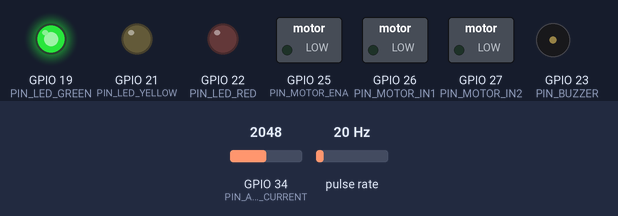
Recording of a program running on a simulated ESP32. Shown: switched loads named in the program (green lamp = pin HIGH), output pins drawn as LEDs (lit = HIGH), buzzer (waves = sounding, pin HIGH). Wiring (inferred from the names in the program): pulse sensor: data GPIO 18. The test bench sets the inputs (shaded band); at power-on: pulse rate 20 Hz, GPIO 34 (PIN_ACS712_CURRENT) = 2048. WiFi joins after 1.5 s; servers stay silent unless stated; the local clock reads 2024-03-15 10:24:30 at power-on unless the program sets it; no MQTT or app messages arrive unless stated; what the program prints to the serial monitor is not drawn.

Above: at 7.9 s.
8.0 s: pulse rate (sensor on GPIO 18) set to 17 Hz
At 11.8 s:
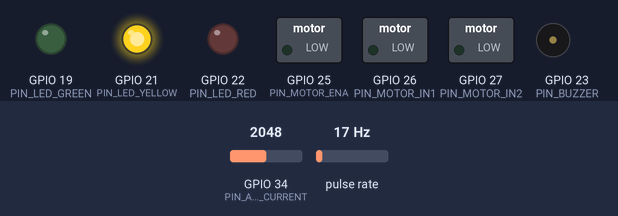
12.0 s: pulse rate (sensor on GPIO 18) set to 11 Hz
16.0 s: pulse rate (sensor on GPIO 18) set to 8 Hz
At 18.3 s:
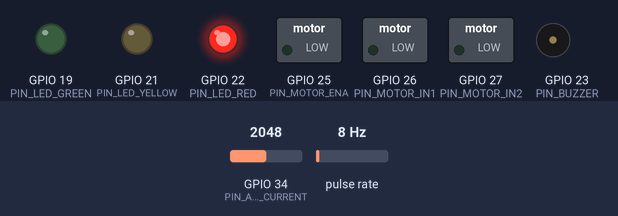
Timing chart, 0 to 19.5 s (numbered marks = the images above; inputs shaded):
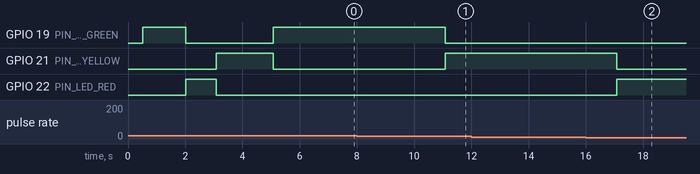

The program:

main.cpp
```cpp
/**
 * FactoryPulse AI - ESP32 Hardware Workstation Station 2 Firmware
 * Implements WiFi, MQTT, IR Pulse Counter, L298N Control, Status LEDs, and Buzzer.
 */

#include <WiFi.h>
#include <WiFiClientSecure.h>
#include <time.h>
#include "mqtt_ca.h"
#include <PubSubClient.h>
#include <ArduinoJson.h>

#include "config.h"
#include "sensors.h"

WiFiClientSecure espClient;
PubSubClient mqttClient(espClient);

unsigned long lastTelemetryTime = 0;
unsigned long lastStatusTime = 0;

void setupWiFi() {
    delay(10);
    Serial.println();
    Serial.print("[WiFi] Connecting to SSID: ");
    Serial.println(DEFAULT_WIFI_SSID);

    WiFi.mode(WIFI_STA);
    WiFi.begin(DEFAULT_WIFI_SSID, DEFAULT_WIFI_PASS);

    int attempts = 0;
    while (WiFi.status() != WL_CONNECTED && attempts < 20) {
        delay(500);
        Serial.print(".");
        attempts++;
    }

    if (WiFi.status() == WL_CONNECTED) {
        Serial.println();
        Serial.print("[WiFi] Connected! IP Address: ");
        Serial.println(WiFi.localIP());
    } else {
        Serial.println("\n[WiFi] Connection timed out. Running in offline/demo mode.");
    }
}

void onMqttMessage(char* topic, byte* payload, unsigned int length) {
    char messageBuffer[1024];
    if (length >= sizeof(messageBuffer)) length = sizeof(messageBuffer) - 1;
    memcpy(messageBuffer, payload, length);
    messageBuffer[length] = '\0';

    Serial.print("[MQTT] Message received on topic: ");
    Serial.println(topic);

    JsonDocument doc;
    DeserializationError error = deserializeJson(doc, messageBuffer);
    if (error) {
        Serial.print("[JSON] Parse error: ");
        Serial.println(error.c_str());
        return;
    }

    String topicStr = String(topic);

    // 1. Motor Command Topic
    if (topicStr == TOPIC_COMMANDS) {
        const char* action = doc["action"];
        if (!action) return;

        Serial.print("[CMD] Executing action: ");
        Serial.println(action);

        if (strcmp(action, "SET_SPEED") == 0) {
            int speedPwm = doc["speed_pwm"] | 200;
            sensors.setMotorSpeed((uint8_t)speedPwm, true);
        } else if (strcmp(action, "STOP") == 0) {
            sensors.emergencyStop();
        } else if (strcmp(action, "START") == 0) {
            sensors.setMotorSpeed(200, true);
        } else if (strcmp(action, "RESET_ALARM") == 0) {
            sensors.setStatusLEDs("NORMAL");
        }
    }
    // 2. Alert Events Topic
    else if (topicStr == TOPIC_ALERTS) {
        const char* severity = doc["severity"];
        if (severity) {
            if (strcmp(severity, "CRITICAL") == 0) {
                sensors.setStatusLEDs("CRITICAL");
                sensors.triggerAlarm(true, 500); // 500ms audible burst
            } else if (strcmp(severity, "WARNING") == 0) {
                sensors.setStatusLEDs("WARNING");
            } else if (strcmp(severity, "NORMAL") == 0) {
                sensors.setStatusLEDs("NORMAL");
            }
        }
    }
}

void reconnectMQTT() {
    if (WiFi.status() != WL_CONNECTED || time(nullptr) < 1700000000) return;

    while (!mqttClient.connected()) {
        Serial.print("[MQTT] Connecting to broker ");
        Serial.print(MQTT_BROKER_HOST);
        Serial.print("...");

        if (mqttClient.connect(MQTT_CLIENT_ID, MQTT_USER, MQTT_PASSWORD)) {
            Serial.println(" Connected!");
            mqttClient.subscribe(TOPIC_COMMANDS);
            mqttClient.subscribe(TOPIC_ALERTS);
            Serial.println("[MQTT] Subscriptions registered.");
        } else {
            Serial.print(" Failed, rc=");
            Serial.print(mqttClient.state());
            Serial.println(" (retrying in 5 seconds)");
            delay(5000);
            break; // Non-blocking retry in main loop
        }
    }
}

void publishTelemetry() {
    SensorReadings r = sensors.getReadings();

    JsonDocument doc;
    doc["schema_version"] = "1.0.0";
    doc["message_id"] = "esp32_" + String(millis());
    doc["station_id"] = "station02";
    doc["station_name"] = "Drilling/Machining (Real ESP32)";
    doc["source"] = "hardware";
    doc["rpm"] = round(r.rpm * 10.0f) / 10.0f;
    doc["cycle_time"] = round(r.cycle_time * 100.0f) / 100.0f;
    doc["throughput"] = round(r.throughput * 100.0f) / 100.0f;
    doc["utilization"] = round(r.utilization * 1000.0f) / 1000.0f;
    doc["queue_length"] = r.queue_length;
    doc["status"] = r.status;

    // Explicit null when sensors are unequipped
    if (r.has_vibration) doc["vibration"] = r.vibration;
    else doc["vibration"] = nullptr;

    if (r.has_temperature) doc["temperature"] = r.temperature;
    else doc["temperature"] = nullptr;

    if (r.has_current) doc["current"] = r.current;
    else doc["current"] = nullptr;

    char buffer[512];
    serializeJson(doc, buffer);
    mqttClient.publish(TOPIC_TELEMETRY, buffer);
    sensors.setStatusLEDs(r.status);
}

void publishDeviceStatus() {
    JsonDocument doc;
    doc["device_id"] = "motor01";
    doc["station_id"] = "station02";
    doc["wifi_rssi"] = WiFi.RSSI();
    doc["ip_address"] = WiFi.localIP().toString();
    doc["free_heap"] = ESP.getFreeHeap();
    doc["uptime_sec"] = millis() / 1000;
    doc["firmware_version"] = "1.0.0";

    char buffer[256];
    serializeJson(doc, buffer);
    mqttClient.publish(TOPIC_STATUS, buffer);
}

void setup() {
    Serial.begin(115200);
    delay(500);
    Serial.println("\n=======================================================");
    Serial.println("FactoryPulse AI — ESP32 Motor Station Firmware v1.0.0");
    Serial.println("College Engineering Demonstration Firmware");
    Serial.println("=======================================================");

    sensors.init();
    setupWiFi();

    if (WiFi.status() == WL_CONNECTED) {
        configTime(0, 0, "pool.ntp.org", "time.google.com");

        unsigned long start = millis();
        while (time(nullptr) < 1700000000 &&
               millis() - start < 15000) {
            delay(200);
        }
    }

    espClient.setCACert(MQTT_ROOT_CA);

    mqttClient.setServer(MQTT_BROKER_HOST, MQTT_BROKER_PORT);
    mqttClient.setCallback(onMqttMessage);

    // Initial safe speed (nominal)
    sensors.setMotorSpeed(0, true);
}

void loop() {
    sensors.handleLoop();

    if (WiFi.status() == WL_CONNECTED) {
        if (!mqttClient.connected()) {
            reconnectMQTT();
        }
        mqttClient.loop();
    }

    unsigned long now = millis();
    // 1. Telemetry Publishing Interval (1000ms)
    if (now - lastTelemetryTime >= SAMPLING_INTERVAL_MS) {
        lastTelemetryTime = now;
        publishTelemetry();
    }

    // 2. Device Status Heartbeat (5000ms)
    if (now - lastStatusTime >= 5000) {
        lastStatusTime = now;
        publishDeviceStatus();
    }
}
```

mqtt_ca.h
```cpp
#pragma once
static const char MQTT_ROOT_CA[] = R"PEM(
-----BEGIN CERTIFICATE-----
MIIFazCCA1OgAwIBAgIRAIIQz7DSQONZRGPgu2OCiwAwDQYJKoZIhvcNAQELBQAw
TzELMAkGA1UEBhMCVVMxKTAnBgNVBAoTIEludGVybmV0IFNlY3VyaXR5IFJlc2Vh
cmNoIEdyb3VwMRUwEwYDVQQDEwxJU1JHIFJvb3QgWDEwHhcNMTUwNjA0MTEwNDM4
WhcNMzUwNjA0MTEwNDM4WjBPMQswCQYDVQQGEwJVUzEpMCcGA1UEChMgSW50ZXJu
ZXQgU2VjdXJpdHkgUmVzZWFyY2ggR3JvdXAxFTATBgNVBAMTDElTUkcgUm9vdCBY
MTCCAiIwDQYJKoZIhvcNAQEBBQADggIPADCCAgoCggIBAK3oJHP0FDfzm54rVygc
h77ct984kIxuPOZXoHj3dcKi/vVqbvYATyjb3miGbESTtrFj/RQSa78f0uoxmyF+
0TM8ukj13Xnfs7j/EvEhmkvBioZxaUpmZmyPfjxwv60pIgbz5MDmgK7iS4+3mX6U
A5/TR5d8mUgjU+g4rk8Kb4Mu0UlXjIB0ttov0DiNewNwIRt18jA8+o+u3dpjq+sW
T8KOEUt+zwvo/7V3LvSye0rgTBIlDHCNAymg4VMk7BPZ7hm/ELNKjD+Jo2FR3qyH
B5T0Y3HsLuJvW5iB4YlcNHlsdu87kGJ55tukmi8mxdAQ4Q7e2RCOFvu396j3x+UC
B5iPNgiV5+I3lg02dZ77DnKxHZu8A/lJBdiB3QW0KtZB6awBdpUKD9jf1b0SHzUv
KBds0pjBqAlkd25HN7rOrFleaJ1/ctaJxQZBKT5ZPt0m9STJEadao0xAH0ahmbWn
OlFuhjuefXKnEgV4We0+UXgVCwOPjdAvBbI+e0ocS3MFEvzG6uBQE3xDk3SzynTn
jh8BCNAw1FtxNrQHusEwMFxIt4I7mKZ9YIqioymCzLq9gwQbooMDQaHWBfEbwrbw
qHyGO0aoSCqI3Haadr8faqU9GY/rOPNk3sgrDQoo//fb4hVC1CLQJ13hef4Y53CI
rU7m2Ys6xt0nUW7/vGT1M0NPAgMBAAGjQjBAMA4GA1UdDwEB/wQEAwIBBjAPBgNV
HRMBAf8EBTADAQH/MB0GA1UdDgQWBBR5tFnme7bl5AFzgAiIyBpY9umbbjANBgkq
hkiG9w0BAQsFAAOCAgEAVR9YqbyyqFDQDLHYGmkgJykIrGF1XIpu+ILlaS/V9lZL
ubhzEFnTIZd+50xx+7LSYK05qAvqFyFWhfFQDlnrzuBZ6brJFe+GnY+EgPbk6ZGQ
3BebYhtF8GaV0nxvwuo77x/Py9auJ/GpsMiu/X1+mvoiBOv/2X/qkSsisRcOj/KK
NFtY2PwByVS5uCbMiogziUwthDyC3+6WVwW6LLv3xLfHTjuCvjHIInNzktHCgKQ5
ORAzI4JMPJ+GslWYHb4phowim57iaztXOoJwTdwJx4nLCgdNbOhdjsnvzqvHu7Ur
TkXWStAmzOVyyghqpZXjFaH3pO3JLF+l+/+sKAIuvtd7u+Nxe5AW0wdeRlN8NwdC
jNPElpzVmbUq4JUagEiuTDkHzsxHpFKVK7q4+63SM1N95R1NbdWhscdCb+ZAJzVc
oyi3B43njTOQ5yOf+1CceWxG1bQVs5ZufpsMljq4Ui0/1lvh+wjChP4kqKOJ2qxq
4RgqsahDYVvTH9w7jXbyLeiNdd8XM2w9U/t7y0Ff/9yi0GE44Za4rF2LN9d11TPA
mRGunUHBcnWEvgJBQl9nJEiU0Zsnvgc/ubhPgXRR4Xq37Z0j4r7g1SgEEzwxA57d
emyPxgcYxn/eR44/KJ4EBs+lVDR3veyJm+kXQ99b21/+jh5Xos1AnX5iItreGCc=
-----END CERTIFICATE-----
)PEM";
```

secrets.example.h
```cpp
#pragma once

#define DEFAULT_WIFI_SSID "YOUR_WIFI_NAME"
#define DEFAULT_WIFI_PASS "YOUR_WIFI_PASSWORD"

#define MQTT_BROKER_HOST "YOUR_HIVEMQ_HOST"
#define MQTT_BROKER_PORT 8883

#define MQTT_USER "YOUR_MQTT_USERNAME"
#define MQTT_PASSWORD "YOUR_MQTT_PASSWORD"
```

sensors.h
```cpp
/**
 * FactoryPulse AI - ESP32 Sensor & Actuator Abstraction Header
 */

#ifndef SENSORS_H
#define SENSORS_H

#include <Arduino.h>

struct SensorReadings {
    float rpm;
    float cycle_time;
    float throughput;
    float utilization;
    int queue_length;
    String status; // "NORMAL", "WARNING", "CRITICAL", "STOPPED"
    bool has_vibration;
    float vibration;
    bool has_temperature;
    float temperature;
    bool has_current;
    float current;
};

class SensorManager {
public:
    SensorManager();
    void init();
    void updateRPM();
    SensorReadings getReadings();

    // Actuators
    void setMotorSpeed(uint8_t pwmSpeed, bool forward = true);
    void emergencyStop();
    void setStatusLEDs(const String& status);
    void triggerAlarm(bool enableBuzzer, int durationMs = 1000);
    void handleLoop();

    // Pulse counter ISR
    static void IRAM_ATTR onPulseInterrupt();

private:
    static volatile unsigned long pulseCount;
    static volatile unsigned long lastPulseTime;
    unsigned long lastCalculationTime;
    float currentRPM;
    float smoothedRPM;
    int simulatedQueue;

    // Optional sensor flags
    bool mpuAvailable;
    bool dhtAvailable;
    bool acsAvailable;
};

extern SensorManager sensors;

#endif // SENSORS_H
```

sensors.cpp
```cpp
/**
 * FactoryPulse AI - ESP32 Sensor & Actuator Implementation
 * Interrupt-driven optical pulse counting, motor PWM control, and sensor acquisition.
 */

#include "sensors.h"
#include "config.h"

// Static member initialization
volatile unsigned long SensorManager::pulseCount = 0;
volatile unsigned long SensorManager::lastPulseTime = 0;

void IRAM_ATTR SensorManager::onPulseInterrupt() {
    unsigned long now = micros();
    // Hardware debouncing: ignore pulses within 500 microseconds (> 30,000 RPM artifact)
    if (now - lastPulseTime > 500) {
        pulseCount++;
        lastPulseTime = now;
    }
}

SensorManager::SensorManager() :
    lastCalculationTime(0),
    currentRPM(0.0f),
    smoothedRPM(0.0f),
    simulatedQueue(5),
    mpuAvailable(false),
    dhtAvailable(false),
    acsAvailable(false) {}

void SensorManager::init() {
    // Configure IR sensor input with pullup
    pinMode(PIN_IR_SENSOR, INPUT_PULLUP);
    attachInterrupt(digitalPinToInterrupt(PIN_IR_SENSOR), SensorManager::onPulseInterrupt, FALLING);

    // Motor driver pins
    pinMode(PIN_MOTOR_IN1, OUTPUT);
    pinMode(PIN_MOTOR_IN2, OUTPUT);
    digitalWrite(PIN_MOTOR_IN1, LOW);
    digitalWrite(PIN_MOTOR_IN2, LOW);

    // Setup PWM channel for motor speed
    ledcAttach(PIN_MOTOR_ENA, PWM_FREQUENCY, PWM_RESOLUTION);
    // PWM channel is assigned automatically
    ledcWrite(PIN_MOTOR_ENA, 0);

    // Indicator LEDs
    pinMode(PIN_LED_GREEN, OUTPUT);
    pinMode(PIN_LED_YELLOW, OUTPUT);
    pinMode(PIN_LED_RED, OUTPUT);
    digitalWrite(PIN_LED_GREEN, HIGH); // Startup green
    digitalWrite(PIN_LED_YELLOW, LOW);
    digitalWrite(PIN_LED_RED, LOW);

    // Buzzer
    pinMode(PIN_BUZZER, OUTPUT);
    digitalWrite(PIN_BUZZER, LOW);

    // ADC Current sensor
    pinMode(PIN_ACS712_CURRENT, INPUT);

    lastCalculationTime = millis();
}

void SensorManager::updateRPM() {
    unsigned long now = millis();
    unsigned long dtMs = now - lastCalculationTime;

    if (dtMs >= 500) { // Calculate every 500ms
        noInterrupts();
        unsigned long pulses = pulseCount;
        pulseCount = 0;
        interrupts();

        // RPM calculation: (pulses / pulses_per_rev) * (60,000 / dt_ms)
        float calculatedRPM = ((float)pulses / (float)IR_PULSES_PER_REV) * (60000.0f / (float)dtMs);

        // Exponential moving average filter
        smoothedRPM = 0.7f * smoothedRPM + 0.3f * calculatedRPM;
        currentRPM = smoothedRPM;
        lastCalculationTime = now;
    }

    // Zero-speed timeout detection
    if (micros() - lastPulseTime > 2000000UL) { // No pulses for 2 seconds
        currentRPM = 0.0f;
        smoothedRPM = 0.0f;
    }
}

void SensorManager::setMotorSpeed(uint8_t pwmSpeed, bool forward) {
    if (pwmSpeed == 0) {
        emergencyStop();
        return;
    }
    if (forward) {
        digitalWrite(PIN_MOTOR_IN1, HIGH);
        digitalWrite(PIN_MOTOR_IN2, LOW);
    } else {
        digitalWrite(PIN_MOTOR_IN1, LOW);
        digitalWrite(PIN_MOTOR_IN2, HIGH);
    }
    ledcWrite(PIN_MOTOR_ENA, pwmSpeed);
}

void SensorManager::emergencyStop() {
    digitalWrite(PIN_MOTOR_IN1, LOW);
    digitalWrite(PIN_MOTOR_IN2, LOW);
    ledcWrite(PIN_MOTOR_ENA, 0);
    setStatusLEDs("STOPPED");
}

void SensorManager::setStatusLEDs(const String& status) {
    if (status == "NORMAL") {
        digitalWrite(PIN_LED_GREEN, HIGH);
        digitalWrite(PIN_LED_YELLOW, LOW);
        digitalWrite(PIN_LED_RED, LOW);
        digitalWrite(PIN_BUZZER, LOW);
    } else if (status == "WARNING") {
        digitalWrite(PIN_LED_GREEN, LOW);
        digitalWrite(PIN_LED_YELLOW, HIGH);
        digitalWrite(PIN_LED_RED, LOW);
    } else if (status == "CRITICAL" || status == "STOPPED") {
        digitalWrite(PIN_LED_GREEN, LOW);
        digitalWrite(PIN_LED_YELLOW, LOW);
        digitalWrite(PIN_LED_RED, HIGH);
    }
}

void SensorManager::triggerAlarm(bool enableBuzzer, int durationMs) {
    if (enableBuzzer) {
        digitalWrite(PIN_BUZZER, HIGH);
        delay(durationMs);
        digitalWrite(PIN_BUZZER, LOW);
    }
}

void SensorManager::handleLoop() {
    updateRPM();
}

SensorReadings SensorManager::getReadings() {
    SensorReadings r;
    r.rpm = currentRPM;

    // Calibration: Throughput (PPM) = Nominal_Capacity * (RPM / Base_RPM)
    float ratio = currentRPM / BASE_STATION_RPM;
    r.throughput = max(0.0f, NOMINAL_CAPACITY_PPM * ratio);
    r.cycle_time = r.throughput > 0.1f ? (60.0f / r.throughput) : 99.9f;
    r.utilization = min(1.0f, max(0.0f, ratio));

    // Dynamic queue tracking
    if (ratio < 0.6f && ratio > 0.05f) {
        simulatedQueue = min(45, simulatedQueue + 1);
    } else if (ratio >= 0.9f && simulatedQueue > 4) {
        simulatedQueue = max(3, simulatedQueue - 1);
    }
    r.queue_length = simulatedQueue;

    // Status evaluation
    if (currentRPM < 50.0f) {
        r.status = "STOPPED";
    } else if (ratio < 0.40f || simulatedQueue >= 30) {
        r.status = "CRITICAL";
    } else if (ratio < 0.70f || simulatedQueue >= 15) {
        r.status = "WARNING";
    } else {
        r.status = "NORMAL";
    }

    // Optional sensor reporting: explicit null/false when not physically present
    r.has_vibration = false;
    r.vibration = 0.0f;
    r.has_temperature = false;
    r.temperature = 0.0f;

    // Read analog ACS712 if connected
    int rawAdc = analogRead(PIN_ACS712_CURRENT);
    if (rawAdc > 500 && rawAdc < 3500) {
        r.has_current = true;
        // ACS712-05B sensitivity: 185mV/A, Vref = 3.3V
        float voltage = (rawAdc / 4095.0f) * 3.3f;
        r.current = max(0.0f, (voltage - 1.65f) / 0.185f);
    } else {
        r.has_current = false;
        r.current = 0.0f;
    }

    return r;
}

SensorManager sensors;
```

Source omitted: config.h (2808 bytes)

Measured:
- the behaviour switches between 18 and 17 Hz on pulse rate (sensor on GPIO 18) (found by bisection; images 0 and 1)
- the behaviour switches between 10 and 9 Hz on pulse rate (sensor on GPIO 18) (found by bisection; images 1 and 2)
- after the input at 8.0 s, GPIO 19 (PIN_LED_GREEN): HIGH → LOW after 3.1 s; GPIO 21 (PIN_LED_YELLOW): LOW → HIGH after 3.1 s
- after the input at 12.0 s, every drawn part: stays the same
- after the input at 16.0 s, GPIO 21 (PIN_LED_YELLOW): HIGH → LOW after 1.1 s; GPIO 22 (PIN_LED_RED): LOW → HIGH after 1.1 s
